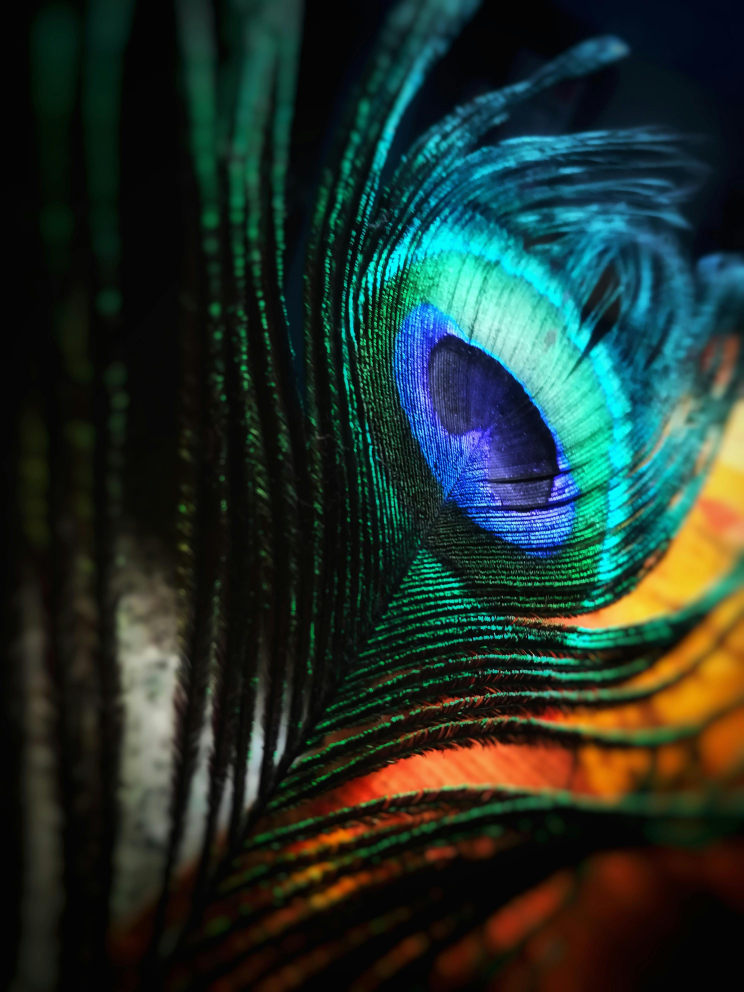
#> input picture MONTH2/WEEK5/DAY2/pexels-anjana-c-169994-674010.jpg, 2976 x 3968 px (shown at 1/4 size)
$ python TASK1.py
#> lines starting #> are read from the running program, lines starting #| are printed output that depends on the picture
from PIL import Image,ImageFilter
import numpy as np


#Load an image using Numpy and pillow and convert the image into grayscale Image.


img=Image.open("pexels-anjana-c-169994-674010.jpg")
#> img is the input picture: PIL image 2976x3968 RGB; mean R, G, B 33.4, 49.2, 42.6
img.show()

arr_img=np.array(img)
print(arr_img.shape)
#| (3968, 2976, 3)
print(arr_img)
#> (printed output is left out)

gray_img=img.convert("L")
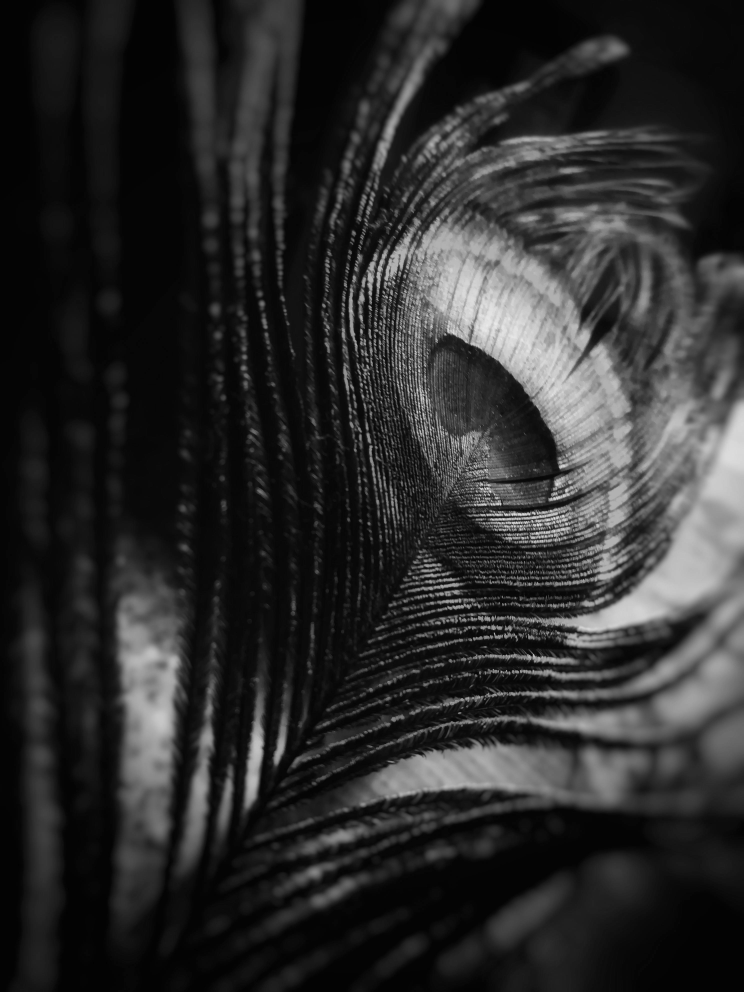
#> gray_img: PIL image 2976x3968 L (shown at 1/4 size); min 0, max 244, mean 43.7
print(gray_img)
#| <PIL.Image.Image image mode=L size=2976x3968 at 0x7FC5A2C73AD0>
gray_img.show()


#  FLIP the Image.


flip_img=img.transpose(Image.FLIP_TOP_BOTTOM)##FLIP_LEFT_RIGHT(mirror effect)
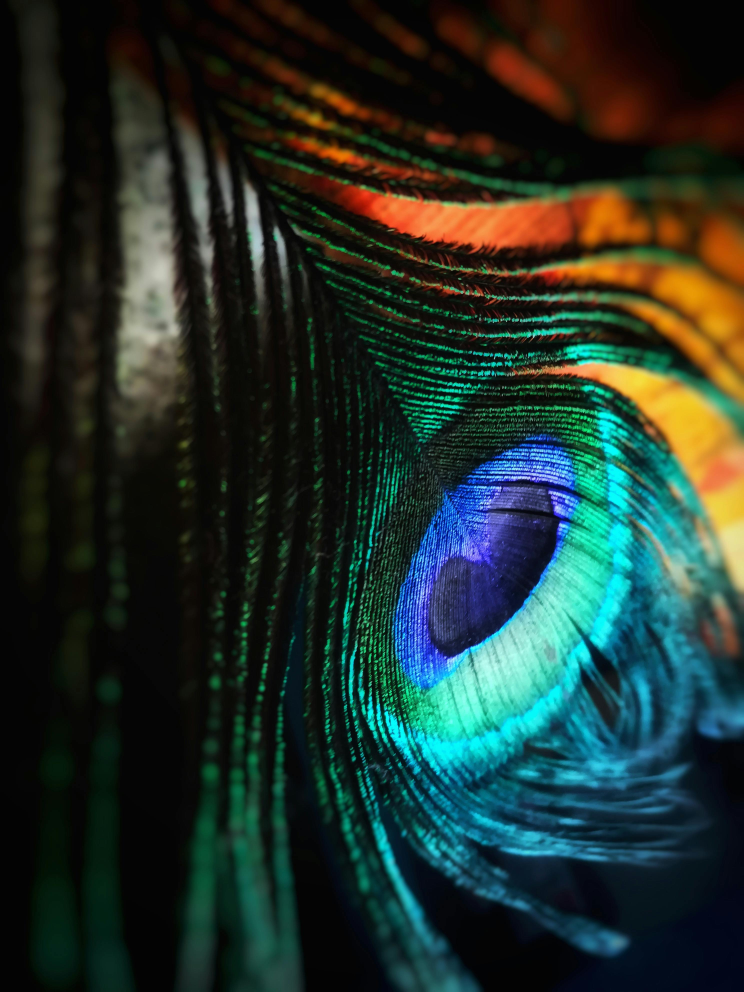
#> flip_img: PIL image 2976x3968 RGB (shown at 1/4 size); mean R, G, B 33.4, 49.2, 42.6
print(flip_img)
#| <PIL.Image.Image image mode=RGB size=2976x3968 at 0x7FC5A2C7B2D0>
flip_img.show()


# # Rotate the Image to 110 degrees.

rotate_img=img.rotate(110,expand=True)
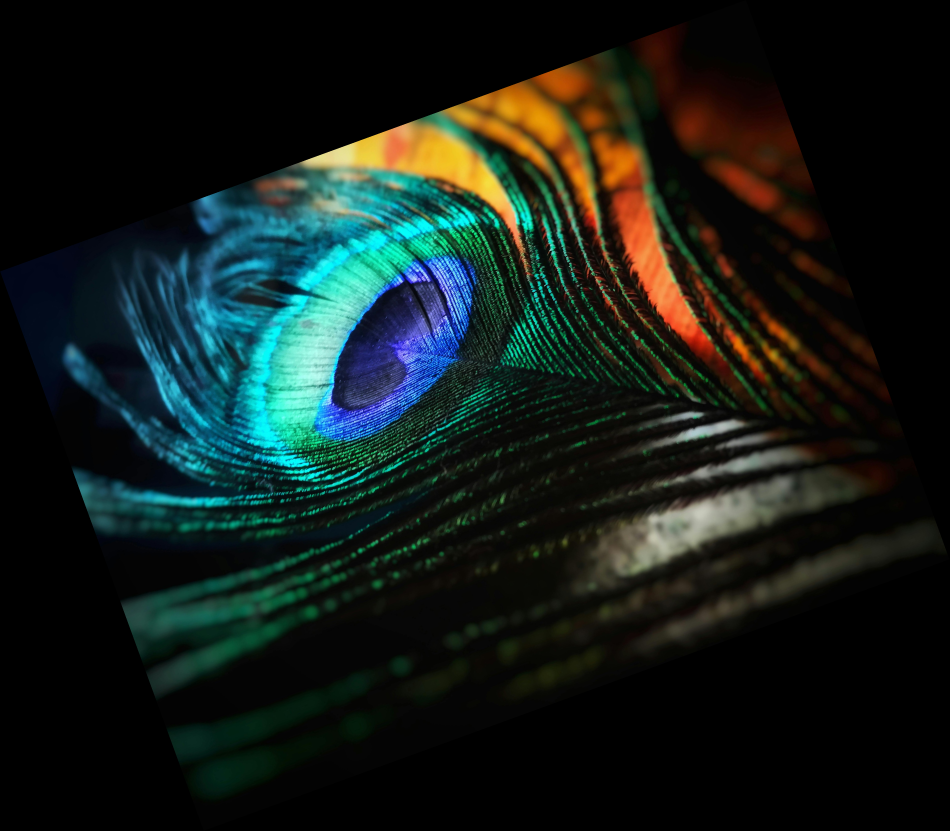
#> rotate_img: PIL image 4748x4154 RGB (shown at 1/5 size); mean R, G, B 20, 29.5, 25.5
print(rotate_img)
#| <PIL.Image.Image image mode=RGB size=4748x4154 at 0x7FC5A2C78D10>
rotate_img.show()

# # Save the image to New_image png

img.save("new_image.png",format="png")


# Load an image using NumPy and Pillow

img=Image.open("new_image.png")
img.show()


# Resize the image to 50% of its original dimensions.

width,hieght=img.size
#> width = 2976; hieght = 3968

new_size=(width//2,hieght//2)
#> new_size = (1488, 1984)

resized_imag=img.resize(new_size)
print(resized_imag)
#| <PIL.Image.Image image mode=RGB size=1488x1984 at 0x7FC5A2C73990>
resized_imag.show()


# Save the resized image as resized_image.png.

resized_imag.save("resized_image.png")


# # Load an image using NumPy and Pillow
img=Image.open("pexels-photo-6072467.jpeg")
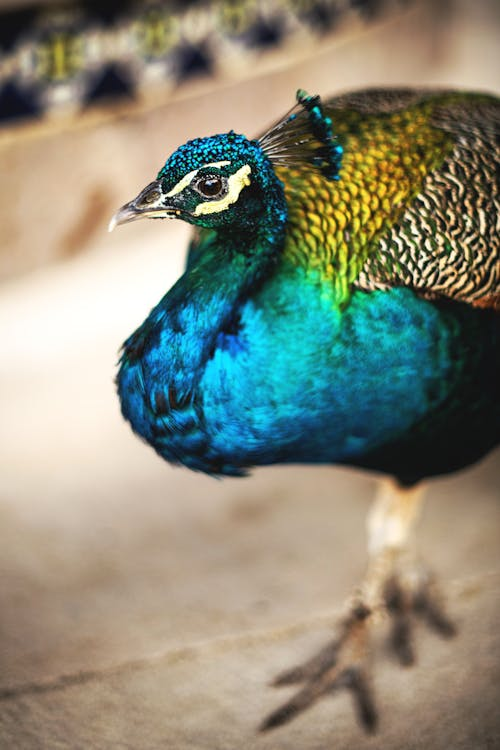
#> input picture MONTH2/WEEK5/DAY2/pexels-photo-6072467.jpeg, 500 x 750 px
#> img is the input picture: PIL image 500x750 RGB; mean R, G, B 136.7, 138, 121
img.show()


# # Flip the image horizontally (left to right).

flipH_img=img.transpose(Image.FLIP_LEFT_RIGHT)##FLIP_LEFT_RIGHT(mirror effect)
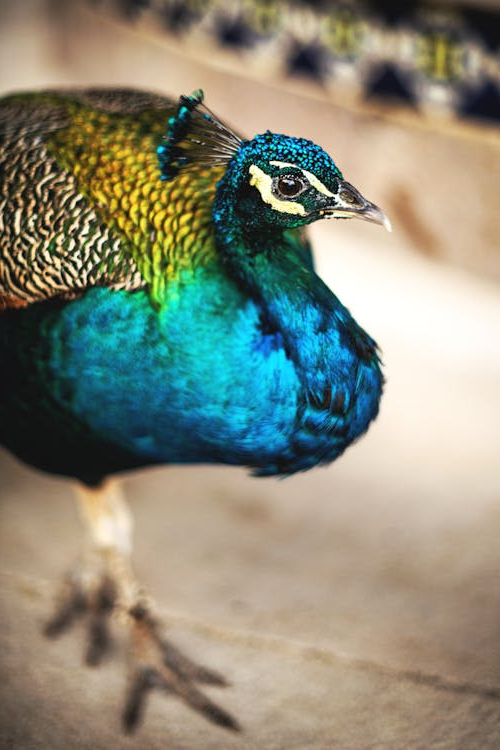
#> flipH_img: PIL image 500x750 RGB; mean R, G, B 136.7, 138, 121
print(flipH_img)
#| <PIL.Image.Image image mode=RGB size=500x750 at 0x7FC5A2C7BF10>
flipH_img.show()

# # Flip the image vertically (top to bottom)


flipV_img=img.transpose(Image.FLIP_TOP_BOTTOM)##FLIP_LEFT_RIGHT(mirror effect)
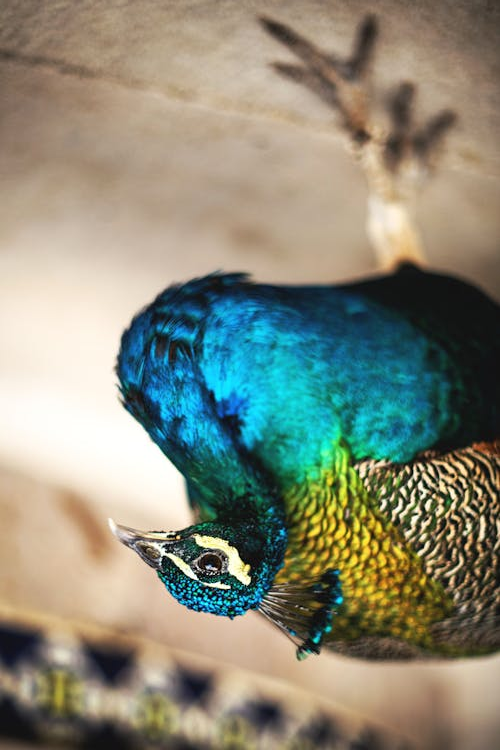
#> flipV_img: PIL image 500x750 RGB; mean R, G, B 136.7, 138, 121
print(flipV_img)
#| <PIL.Image.Image image mode=RGB size=500x750 at 0x7FC5A2C84810>
flipV_img.show()

# # Save both flipped images as flipped_horizontal.png and flipped_vertical.png
flipH_img.save("flipped_horizontal.png")
flipV_img.save("flipped_vertical.png")

# Load an image using NumPy and Pillow

img=Image.open("photo-1575936123452-b67c3203c357.jpeg")
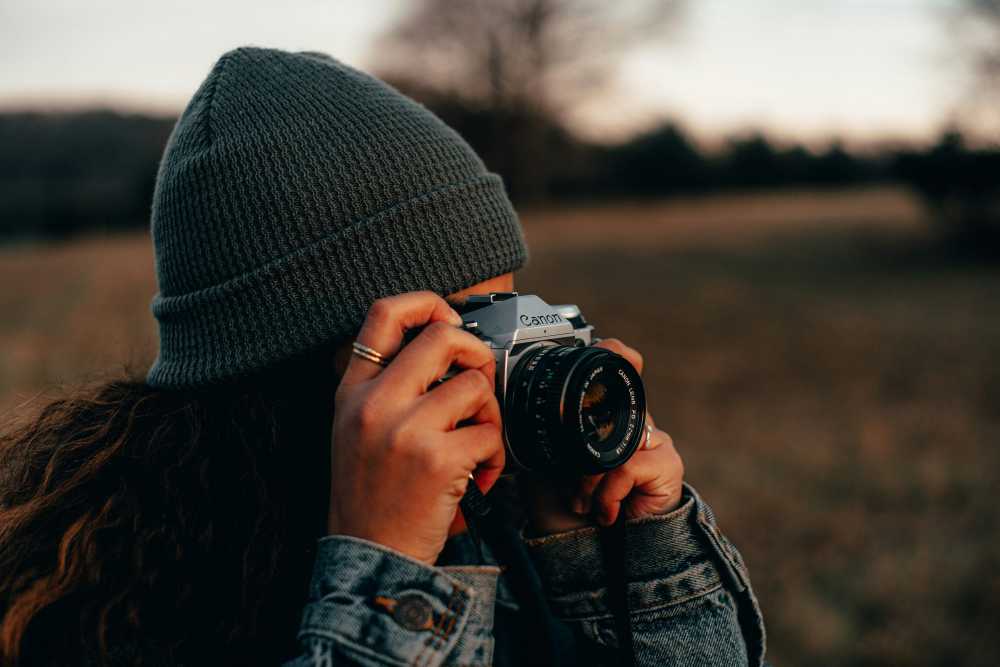
#> input picture MONTH2/WEEK5/DAY2/photo-1575936123452-b67c3203c357.jpeg, 3000 x 2000 px (shown at 1/3 size)
#> img is the input picture: PIL image 3000x2000 RGB; mean R, G, B 72.3, 66.5, 58.6
img.show()

# Apply a blur effect to the image

blur_img=img.filter(ImageFilter.BLUR)
blur_img.show()

# Save the blurred image as blurred_image.png

blur_img.save("blurred_image.png")
